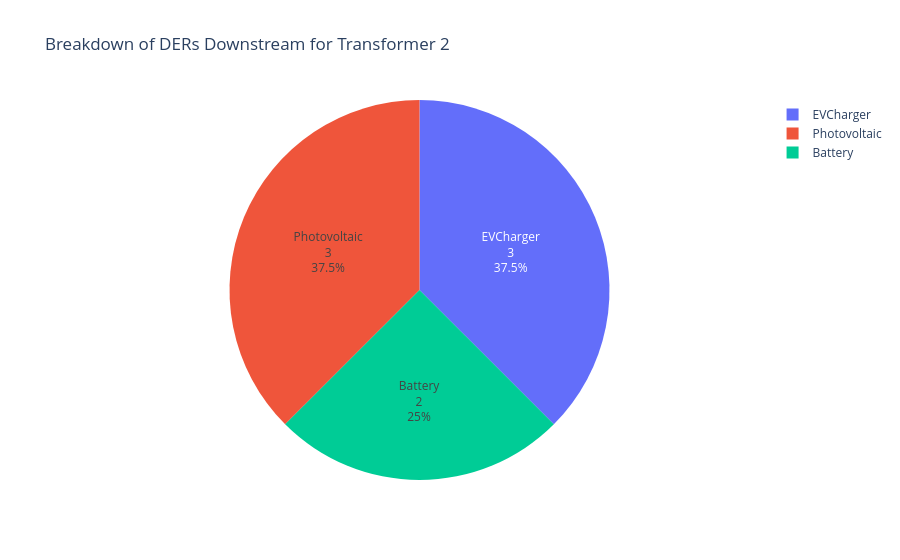

The code cell stored with this chart in its notebook:
### Markdown cell above
#### Visualization
Pie chart of DER counts.

### Code cell
plot_count_pie(df, grid_element_id)

### Figure 1 — Plotly figure (JSON) as saved in the notebook; plotly's stock layout.template omitted (floating-point values rounded to 4 significant figures)
{"data": [{"domain": {"x": [0, 1], "y": [0, 1]}, "hovertemplate": "DER Type=%{label}<extra></extra>", "labels": ["Battery", "Battery", "EVCharger", "EVCharger", "EVCharger", "Photovoltaic", "Photovoltaic", "Photovoltaic"], "legendgroup": "", "name": "", "showlegend": true, "textinfo": "percent+label+value", "textposition": "inside", "type": "pie"}], "layout": {"legend": {"tracegroupgap": 0}, "title": {"text": "Breakdown of DERs Downstream for Transformer 2"}}}
